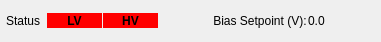
       <widget class="QWidget" name="horizontalLayoutWidget_6">
        <property name="geometry">
         <rect>
          <x>0</x>
          <y>10</y>
          <width>381</width>
          <height>31</height>
         </rect>
        </property>
        <layout class="QHBoxLayout" name="horizontalLayout_6">
         <property name="spacing">
          <number>1</number>
         </property>
         <property name="leftMargin">
          <number>6</number>
         </property>
         <property name="rightMargin">
          <number>6</number>
         </property>
         <item>
          <widget class="QLabel" name="label_33">
           <property name="sizePolicy">
            <sizepolicy hsizetype="Fixed" vsizetype="Fixed">
             <horstretch>0</horstretch>
             <verstretch>0</verstretch>
            </sizepolicy>
           </property>
           <property name="minimumSize">
            <size>
             <width>40</width>
             <height>18</height>
            </size>
           </property>
           <property name="maximumSize">
            <size>
             <width>40</width>
             <height>16777215</height>
            </size>
           </property>
           <property name="font">
            <font>
             <pointsize>9</pointsize>
            </font>
           </property>
           <property name="text">
            <string>Status</string>
           </property>
          </widget>
         </item>
         <item>
          <widget class="QLabel" name="rhsLvStatus">
           <property name="sizePolicy">
            <sizepolicy hsizetype="Fixed" vsizetype="Fixed">
             <horstretch>0</horstretch>
             <verstretch>0</verstretch>
            </sizepolicy>
           </property>
           <property name="minimumSize">
            <size>
             <width>55</width>
             <height>15</height>
            </size>
           </property>
           <property name="maximumSize">
            <size>
             <width>55</width>
             <height>16777215</height>
            </size>
           </property>
           <property name="font">
            <font>
             <weight>75</weight>
             <bold>true</bold>
            </font>
           </property>
           <property name="styleSheet">
            <string notr="true">background-color: rgb(255, 0, 0);</string>
           </property>
           <property name="text">
            <string>LV</string>
           </property>
           <property name="alignment">
            <set>Qt::AlignCenter</set>
           </property>
          </widget>
         </item>
         <item>
          <widget class="QLabel" name="rhsHvStatus">
           <property name="sizePolicy">
            <sizepolicy hsizetype="Fixed" vsizetype="Fixed">
             <horstretch>0</horstretch>
             <verstretch>0</verstretch>
            </sizepolicy>
           </property>
           <property name="minimumSize">
            <size>
             <width>55</width>
             <height>15</height>
            </size>
           </property>
           <property name="maximumSize">
            <size>
             <width>55</width>
             <height>16777215</height>
            </size>
           </property>
           <property name="font">
            <font>
             <weight>75</weight>
             <bold>true</bold>
            </font>
           </property>
           <property name="styleSheet">
            <string notr="true">background-color: rgb(255, 0, 0);</string>
           </property>
           <property name="text">
            <string>HV</string>
           </property>
           <property name="alignment">
            <set>Qt::AlignCenter</set>
           </property>
          </widget>
         </item>
         <item>
          <spacer name="horizontalSpacer_5">
           <property name="orientation">
            <enum>Qt::Horizontal</enum>
           </property>
           <property name="sizeHint" stdset="0">
            <size>
             <width>10</width>
             <height>20</height>
            </size>
           </property>
          </spacer>
         </item>
         <item>
          <widget class="QLabel" name="label_34">
           <property name="sizePolicy">
            <sizepolicy hsizetype="Fixed" vsizetype="Fixed">
             <horstretch>0</horstretch>
             <verstretch>0</verstretch>
            </sizepolicy>
           </property>
           <property name="minimumSize">
            <size>
             <width>0</width>
             <height>18</height>
            </size>
           </property>
           <property name="font">
            <font>
             <pointsize>9</pointsize>
            </font>
           </property>
           <property name="text">
            <string> Bias Setpoint (V):</string>
           </property>
          </widget>
         </item>
         <item>
          <widget class="QLabel" name="rhsBiasSetpoint">
           <property name="sizePolicy">
            <sizepolicy hsizetype="Fixed" vsizetype="Fixed">
             <horstretch>0</horstretch>
             <verstretch>0</verstretch>
            </sizepolicy>
           </property>
           <property name="minimumSize">
            <size>
             <width>0</width>
             <height>18</height>
            </size>
           </property>
           <property name="font">
            <font>
             <pointsize>9</pointsize>
            </font>
           </property>
           <property name="text">
            <string>0.0</string>
           </property>
          </widget>
         </item>
         <item>
          <spacer name="horizontalSpacer_12">
           <property name="orientation">
            <enum>Qt::Horizontal</enum>
           </property>
           <property name="sizeHint" stdset="0">
            <size>
             <width>40</width>
             <height>20</height>
            </size>
           </property>
          </spacer>
         </item>
        </layout>
       </widget>
